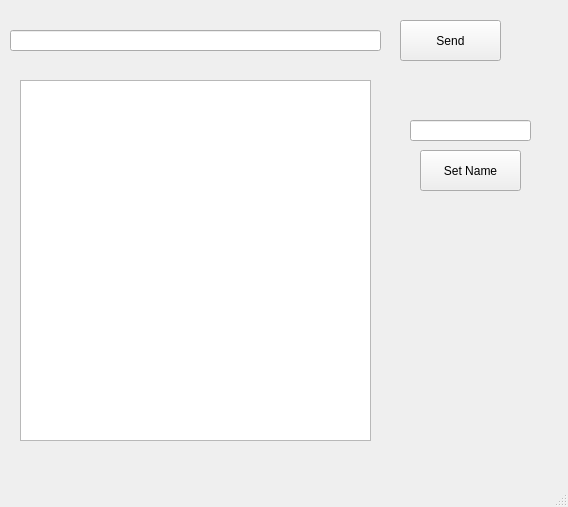
<?xml version="1.0" encoding="UTF-8"?>
<ui version="4.0">
 <class>MainWindow</class>
 <widget class="QMainWindow" name="MainWindow">
  <property name="geometry">
   <rect>
    <x>0</x>
    <y>0</y>
    <width>568</width>
    <height>507</height>
   </rect>
  </property>
  <property name="windowTitle">
   <string>MainWindow</string>
  </property>
  <widget class="QWidget" name="centralwidget">
   <widget class="QPushButton" name="pushButton_Send">
    <property name="geometry">
     <rect>
      <x>400</x>
      <y>20</y>
      <width>101</width>
      <height>41</height>
     </rect>
    </property>
    <property name="text">
     <string>Send</string>
    </property>
   </widget>
   <widget class="QLineEdit" name="lineEdit_Message">
    <property name="geometry">
     <rect>
      <x>10</x>
      <y>30</y>
      <width>371</width>
      <height>21</height>
     </rect>
    </property>
   </widget>
   <widget class="QListWidget" name="listWidget_Conversation">
    <property name="geometry">
     <rect>
      <x>20</x>
      <y>80</y>
      <width>351</width>
      <height>361</height>
     </rect>
    </property>
   </widget>
   <widget class="QLineEdit" name="lineEdit_Message_2">
    <property name="geometry">
     <rect>
      <x>410</x>
      <y>120</y>
      <width>121</width>
      <height>21</height>
     </rect>
    </property>
   </widget>
   <widget class="QPushButton" name="pushButton_SetName">
    <property name="geometry">
     <rect>
      <x>420</x>
      <y>150</y>
      <width>101</width>
      <height>41</height>
     </rect>
    </property>
    <property name="text">
     <string>Set Name</string>
    </property>
   </widget>
  </widget>
  <widget class="QMenuBar" name="menubar">
   <property name="geometry">
    <rect>
     <x>0</x>
     <y>0</y>
     <width>568</width>
     <height>24</height>
    </rect>
   </property>
  </widget>
  <widget class="QStatusBar" name="statusbar"/>
 </widget>
 <resources/>
 <connections/>
</ui>
